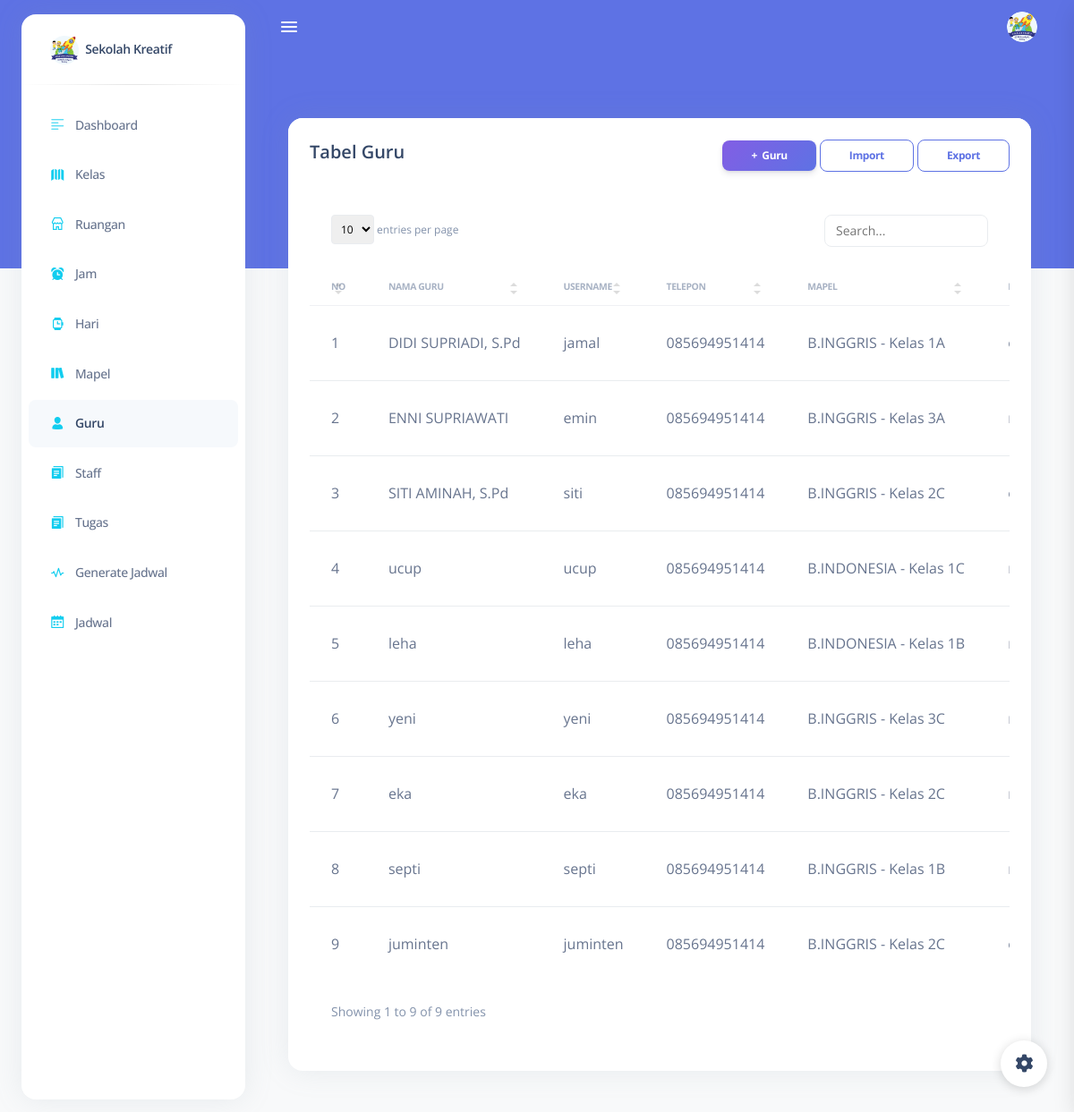
/guru/ (signed in), run on the app's committed database.
### core/models.py (models this page shows, shortened)
class Guru(models.Model):
  nama = models.CharField(max_length=50)
  telepon = models.CharField(max_length=50)
  mapel = models.ForeignKey(Mapel, on_delete=models.SET_NULL, null=True)
  alamat = models.CharField(max_length=200)
  jenis_kelamin = models.CharField(max_length=1, choices=JENIS_KELAMIN)
  status = models.IntegerField(choices=STATUS, default=1)
  user = models.ForeignKey(User, on_delete=models.SET_NULL, null=True)

class Mapel(models.Model):
  nama_mapel = models.CharField(max_length=50)
  kelas = models.ForeignKey(Kelas, on_delete=models.SET_NULL, null=True)
  waktu = models.IntegerField()
  def __str__(self):
    return '{} - {}'.format(self.nama_mapel, self.kelas)

class Kelas(models.Model):
  nama_kelas = models.CharField(max_length=50)
  def __str__(self):
    return self.nama_kelas

### core/decorators.py (the view)
        def wrapper_func(request, *args, **kwargs):
            group = None
            if request.user.groups.exists():
                group = request.user.groups.all()[0].name
            if group in allowed_roles:
                return view_func(request, *args, **kwargs)
            else:
                return render(request,'noacsess.html')

### core/templatetags/auth_extras.py (called while the page is built)
@register.filter(name='has_group')
def has_group(user, group_name):
    try:
        group = Group.objects.get(name=group_name)
    except Group.DoesNotExist:
        return False
    return True if group in user.groups.all() else False

### core/views.py (called while the page is built)
@login_required(login_url='login')
@allowed_users(allowed_roles=['Admin','Staff'])
def form_Guru(request):
  context = {'guru': Guru.objects.all()}
  return render(request, 'back/guru/form.html', context)

### templates/back/guru/form.html (shortened to what this page needs)
{% extends 'base.html' %}
{% load static %}
{% block content %}
<main class="main-content position-relative border-radius-lg ">
  <div class="container-fluid py-4">
    <div class="row mt-4">
      <div class="col-12">
        <div class="card">
          <div class="card-header pb-0">
            <div class="d-lg-flex">
              <div>
                <h5 class="mb-0">Tabel Guru</h5>
              </div>
              <div class="ms-auto my-auto mt-lg-0 mt-4">
                <div class="ms-auto my-auto">
                  <a href="{% url 'create_guru' %}" class="btn bg-gradient-primary btn-sm mb-0">+&nbsp;
                    Guru</a>
                  <a href="{% url 'importguru' %}" class="btn btn-outline-primary btn-sm mb-0" target="_blank">
                    Import</a>
                  <a href="{% url 'exportguru' %}" class="btn btn-outline-primary btn-sm mb-0" target="_blank">
                    Export</a>
                </div>
              </div>
            </div>
          </div>
          <div class="card-body">
            <div class="table-responsive">
              <table class="table table-flush" id="datatable-search">
                <thead class="thead-light">
                  <tr>
                    <th>No</th>
                    <th>Nama Guru</th>
                    <th>Username</th>
                    <th>Telepon</th>
                    <th>Mapel</th>
                    <th>Email</th>
                  </tr>
                </thead>
                <tbody>
                  {% for k in guru %}
                  <tr>
                    <td>{{k.id}}</td>
                    <td>{{k.nama}}</td>
                    <td>{{k.user.username}}</td>
                    <td>{{k.telepon}}</td>
                    <td>{{k.mapel}}</td>
                    <td>{{k.user.email}}</td>
                  </tr>
                  {% endfor%}
                </tbody>
              </table>
            </div>
          </div>
        </div>
      </div>
    </div>
  </div>
</main>
{% endblock content %}

### data on the page
Guru: id "1", nama "DIDI SUPRIADI, S.Pd", user.username "jamal", telepon "085694951414", mapel "B.INGGRIS - Kelas 1A"
Guru: id "2", nama "ENNI SUPRIAWATI", user.username "emin", telepon "085694951414", mapel "B.INGGRIS - Kelas 3A"
Guru: id "3", nama "SITI AMINAH, S.Pd", user.username "siti", telepon "085694951414", mapel "B.INGGRIS - Kelas 2C"
Guru: id "4", nama "ucup", user.username "ucup", telepon "085694951414", mapel "B.INDONESIA - Kelas 1C"
Guru: id "5", nama "leha", user.username "leha", telepon "085694951414", mapel "B.INDONESIA - Kelas 1B"
Guru: id "6", nama "yeni", user.username "yeni", telepon "085694951414", mapel "B.INGGRIS - Kelas 3C"
Guru: id "7", nama "eka", user.username "eka", telepon "085694951414", mapel "B.INGGRIS - Kelas 2C"
Guru: id "8", nama "septi", user.username "septi", telepon "085694951414", mapel "B.INGGRIS - Kelas 1B"
Guru: id "9", nama "juminten", user.username "juminten", telepon "085694951414", mapel "B.INGGRIS - Kelas 2C"
